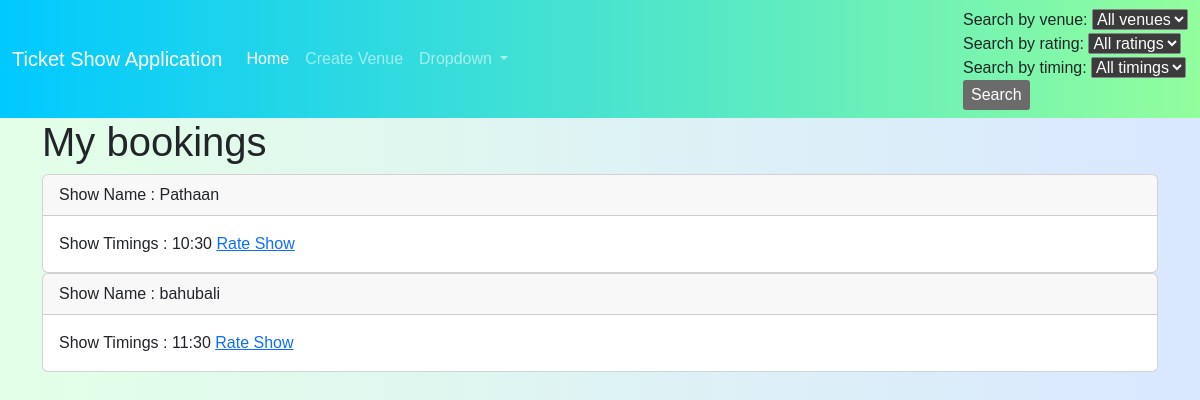
The app's page /my_bookings/2 with its own data.
### app.py (models this page shows, shortened)
class Show(db.Model):
    id = db.Column("id",db.Integer,primary_key=True)
    show_name = db.Column("show_name",db.String(100))
    show_timing = db.Column("show_timing",db.String(100))
    show_price = db.Column("show",db.Integer)
    show_id = db.Column(db.Integer,db.ForeignKey("venue.id"))
    users = db.relationship("User",secondary="user_show")
    average_rating = db.Column(db.Float, default=None)

### app.py (the view)
@app.route("/my_bookings/<id>",methods=["GET","POST"])
def my_bookings(id):
    user = User.query.filter_by(id=id).first()
    shows = user.booked_id
    return render_template("user_shows.html",user=user,shows=shows)

### templates/user_shows.html (shortened to what this page needs)
{% extends "base.html" %}
{% block content %}
<h1>My bookings</h1>
{% if shows %}
{% for show in shows %}
<div class="card" >
  <div class="card-header" >
    Show Name : {{show.show_name}}
  </div>
  <div class= "card-body" >
    Show Timings : {{show.show_timing}}
    <a href="/rate_show/{{user.id}}/{{show.id}}" >Rate Show</a>
  </div>
</div>
{% endfor %}
{% endif %}
{% endblock %}

### records on screen
Show: show_name "Pathaan", show_timing "10:30"
Show: show_name "bahubali", show_timing "11:30"
